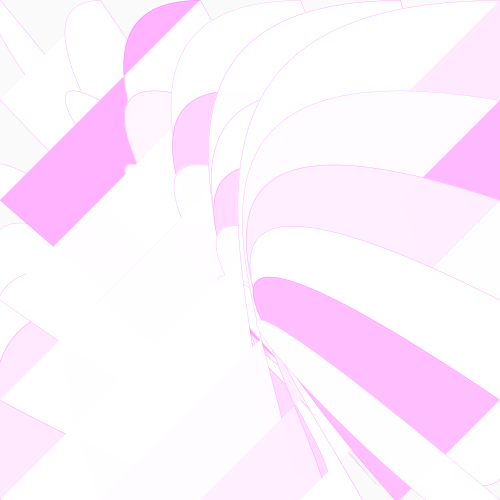
Frame 1 (no input)
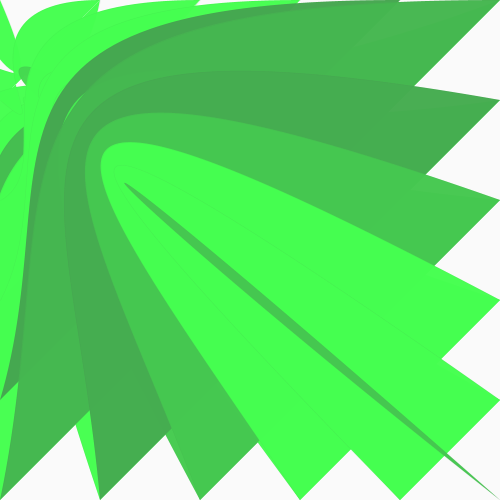
Frame 60 (the mouse pressed at the canvas centre just before this capture)
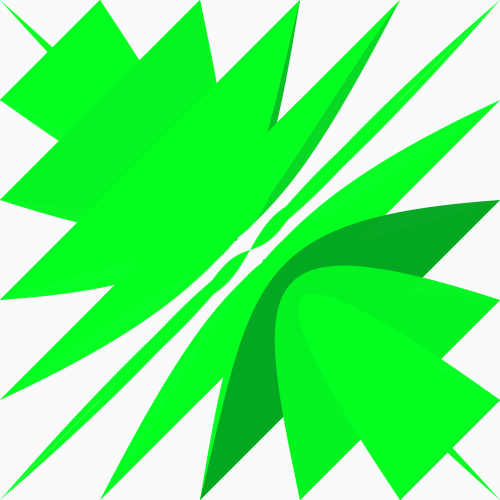
Frame 120 (the mouse held since frame 60 and released just before this capture)

The Processing sketch that drew these frames (run headless with seeded random() and noise(); from frame 60 on, the mouse is pressed at the canvas centre):

// Processing sketch: processing_135187
// ── processing_135187.pde

void setup() {
  size(500, 500);
}
float x=250;
float y=360;
float a=86;
float b=65;

void draw() {

  if (mouseX<x) {
    a=map(mouseX, 85, x, x, 68);
  }
  if (mouseX>x) {
    a=map(mouseX, x, 100, 0, x);
  }
  if (mouseY<y) {
    b=map(mouseY, 0, y, y, 584);
  }
  if (mouseY>y) {
    b=map(mouseX, y, 500, 0, y);
  }

  background(250);
  strokeWeight(0.5);

  for (int i=0; i<6; i++) {
    for (int j=0; j<6; j++) {
      fill(a, random(160, 520), b, 250);
      stroke(a, random(100, 160), b, (a+b)/5);
      bezier(i*100, j*100, x-a, y-b, x+a, y+b, j*100, i*100);
    }
  }

  if (mouseX<x) {
    x=x-(a/40);
  }
  if (mouseX>x) {
    x=x+(a/40);
  }
  if (mouseY<y) {
    y=y-(b/40);
  }
  if (mouseY>y) {
    y=y+(b/40);
  }
  if (mousePressed) {
    x=mouseX;
    y=mouseY;
  }
}
